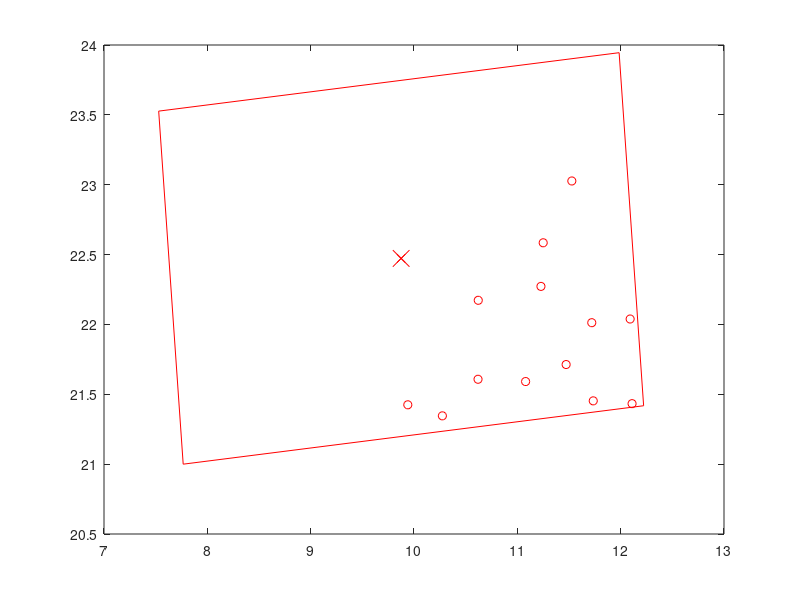

This figure's MATLAB source: (Note: this script raises an error after producing the figure.)
close all;
figure;
Targets_x = [9.94000833503048,10.274573777159548,10.619636632452558,10.621821703425132,11.080017490188823,11.228544575737994,11.250231679163441,11.472210465039678,11.527365940050156,11.734537584357218,11.720271671086385,12.110292162364601,12.091678758488731,];
Targets_y = [
21.42477163243294,21.345703697364883,21.60751223972419,22.17278668767962,21.59123495562011,22.2722100450375,22.58439610664356,21.713012518701127,23.026770249261727,21.45297116955564,22.012453159170995,21.433000909744276,22.038809978680266,];
center_x = [9.87568460453193];
center_y = [22.472398504829062];
image_corners_x = [11.985028038995928,7.529205318884105,7.766341170067932,12.222163890179754,11.985028038995928];
image_corners_y = [23.944939079943104,23.526789529022288,20.99985792971502,21.418007480635836,23.944939079943104];
plot(Targets_x, Targets_y,'ro',center_x,center_y,'rx',image_corners_x,image_corners_y,'r');
hold on;
plot(center_x,center_y,'rx','MarkerSize',12);
labs1 = ['C1'];
labelpoints(center_x,center_y,labs1,'NE',0.3,1);
axis equal;
axis tight;
hold on;

Targets_x = [10.991946000045433,11.057188758079047,11.39975290523723,11.596839461728539,11.679249570668171,11.86044562968981,11.922536226806272,12.095435095321,12.305611188333563,12.38836804642188,12.441036809417893,12.862296582791789,12.889303297835632,13.269606012618773,13.272128038073832,];
Targets_y = [
21.737438540702787,22.359517419410757,21.29910794428247,21.739809839941717,21.219831930141144,22.476878750325724,22.82398947302921,21.88135737522659,23.29926119288411,21.611780019280904,22.204198980999372,21.571337018567124,22.23556689674139,21.25990714837403,21.69561622426633,];
center_x = [12.87568460453193];
center_y = [22.472398504829062];
image_corners_x = [15.108392656690558,10.633027045077089,10.642976552373302,15.118342163986771,15.108392656690558];
image_corners_y = [23.75017791603414,23.732633618168485,21.194619093623984,21.21216339148964,23.75017791603414];
plot(Targets_x, Targets_y,'bo',center_x,center_y,'bx',image_corners_x,image_corners_y,'b');
hold on;
plot(center_x,center_y,'bx','MarkerSize',12);
labs1 = ['C2'];
labelpoints(center_x,center_y,labs1,'NE',0.3,1);
axis equal;
axis tight;
hold on;

Targets_x = [9.570867693012024,10.37193865706735,10.519663134913701,10.850332940935797,10.948671498889569,11.151994503377288,11.224787140492339,11.437534921523246,11.503393097003174,11.49721891036185,11.816519924173123,11.807133567737399,11.890881347534588,12.000560093743076,11.996577832803517,12.000499798419552,12.214342420844671,12.208567581753977,12.336196227603248,12.445615004712899,12.414691349420766,];
Targets_y = [
20.42670730576511,20.680325699742358,20.44020099961413,20.87813383423822,21.240947213420398,20.618774535451042,21.170644891213414,20.909493014275096,21.376097283166033,21.842054294472202,20.697777536401528,21.023603848145935,21.351509068183077,20.922252794173076,21.918331129545198,22.172984069593134,21.458249915674052,22.543242032456753,20.724555434172903,21.236512882844696,21.69231120365664,];
center_x = [10.24950013096088];
center_y = [21.672607145972183];
image_corners_x = [12.396168789496794,7.931033387468673,8.102831472424967,12.567966874453088,12.396168789496794];
image_corners_y = [23.09018223757516,22.787244947768897,20.255032054369206,20.55796934417547,23.09018223757516];
plot(Targets_x, Targets_y,'mo',center_x,center_y,'mx',image_corners_x,image_corners_y,'m');
hold on;
plot(center_x,center_y,'mx','MarkerSize',12);
labs1 = ['C3'];
labelpoints(center_x,center_y,labs1,'NE',0.3,1);
axis equal;
axis tight;
hold on;

Targets_x = [11.227586027732661,11.191497079795669,11.500885891194752,11.725237475375698,11.594140636036142,11.719670737209531,12.016144621102931,12.11304549368951,12.029533973263456,12.346851873544598,12.527575944787635,12.636107967850599,12.60213977855432,12.948245274098955,12.972419360253728,13.468610469824544,];
Targets_y = [
20.68279214320154,21.253100628808767,21.98143796963032,20.42673228761266,22.322423184739066,21.369980569247105,21.085189052243866,21.68587553325132,22.77008484352205,20.54450514351155,21.030330009893824,20.37377532362975,21.68403848591644,20.69425582981812,21.130328119667773,20.465988221204633,];
center_x = [13.24950013096088];
center_y = [21.672607145972183];
image_corners_x = [15.349010274110896,10.896065043168784,11.149989987810866,15.602935218752977,15.349010274110896];
image_corners_y = [23.1591341819469,22.711379862894695,20.18608010999747,20.63383442904967,23.1591341819469];
plot(Targets_x, Targets_y,'bo',center_x,center_y,'bx',image_corners_x,image_corners_y,'b');
hold on;
plot(center_x,center_y,'bx','MarkerSize',12);
labs1 = ['C4'];
labelpoints(center_x,center_y,labs1,'NE',0.3,1);
axis equal;
axis tight;
hold on;

set(gca,'XTickLabel',[0.5 1.25 2.5 3.75 5 6.25 7.5 8.75 10] );
set(gca,'YTickLabel',[0.5 1 1.5 2 2.5 3 3.5 4 4.5] );
